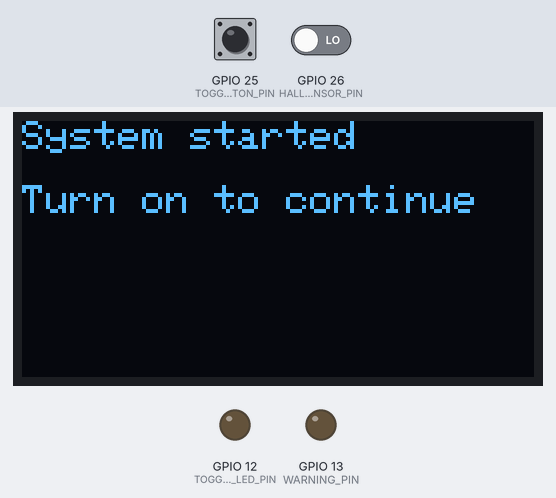
A sketch run on a simulated ESP32. Parts: 128×64 one-colour display, output pins drawn as LEDs (lit = HIGH). The test bench sets the inputs (shaded band); at power-on: GPIO 25 (TOGGLE_BUTTON_PIN) HIGH, GPIO 26 (HALL_SENSOR_PIN) LOW. WiFi joins after 1.5 s; servers stay silent unless stated; what the sketch prints to the serial monitor is not drawn.

Above: at 3.8 s.
3.9 s: GPIO 25 (TOGGLE_BUTTON_PIN) pulled LOW for 0.15 s
At 4.7 s:
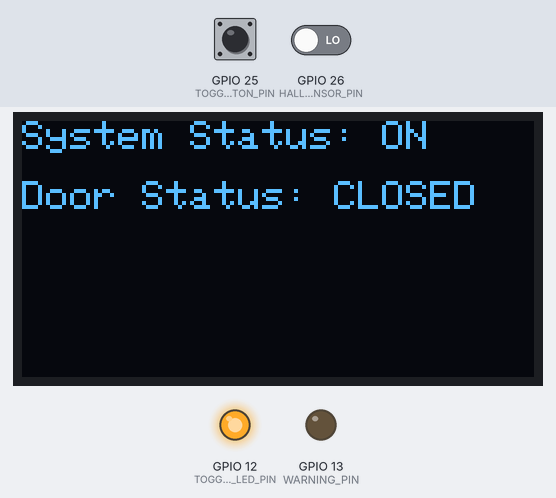
5.6 s: GPIO 26 (HALL_SENSOR_PIN) driven HIGH
At 5.9 s:
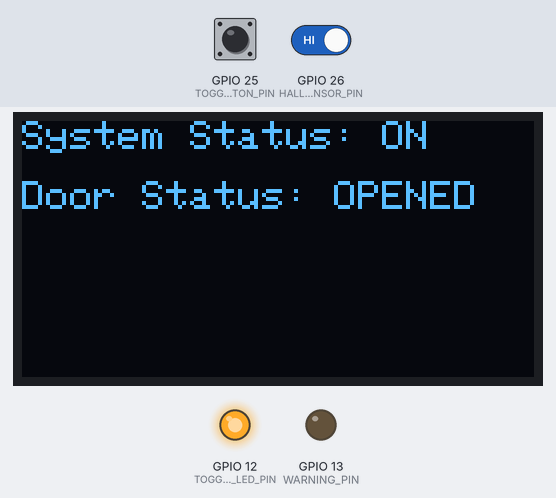
7.1 s: GPIO 25 (TOGGLE_BUTTON_PIN) pulled LOW for 1 s
At 7.9 s:
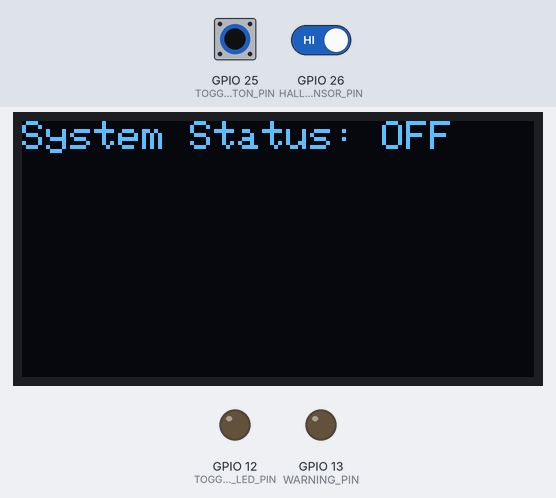
9.6 s: GPIO 25 (TOGGLE_BUTTON_PIN) pulled LOW for 3.2 s
At 9.68 s:
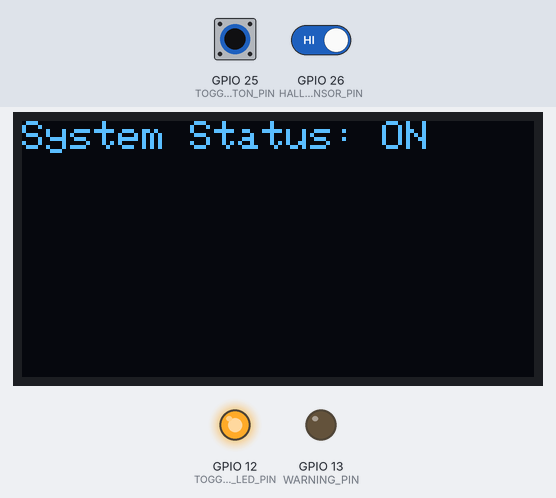
14.3 s: GPIO 26 (HALL_SENSOR_PIN) driven LOW
At 14.9 s:
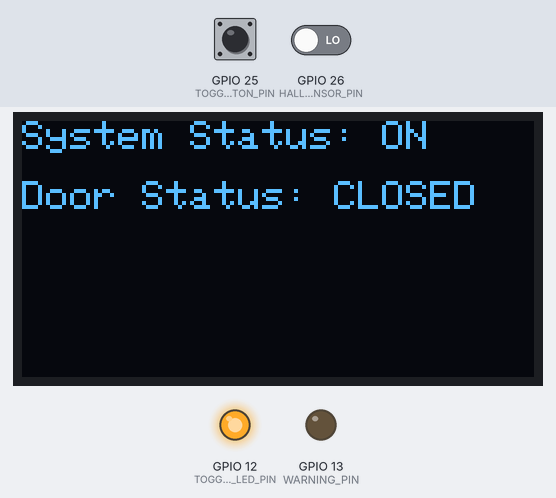
Timing chart, 0 to 16.8 s (numbered marks = the images above; inputs shaded):
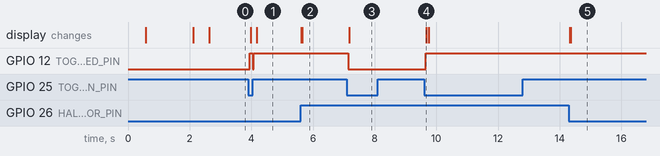

Measured:
- after the input at 3.9 s, GPIO 12 (TOGGLE_LED_PIN): LOW → HIGH after 0.05 s, → LOW 0.10 s later, → HIGH 0.03 s later; the display: first changes after 0.08 s (image 1 shows a later state)
- after the input at 5.6 s, the display: first changes at once (image 2 shows a later state)
- after the input at 7.1 s, GPIO 12 (TOGGLE_LED_PIN): HIGH → LOW after 0.05 s; the display: changes after 0.08 s (image 3)
- after the input at 9.6 s, GPIO 12 (TOGGLE_LED_PIN): LOW → HIGH after 0.05 s; the display: changes after 0.08 s (image 4)
- after the input at 14.3 s, the display: first changes at once (image 5 shows a later state)

The sketch:

m5_physics_project.ino
```cpp
#include <ezButton.h>
#include <Adafruit_SH110X.h>
#include <WiFi.h>
#include <TridentTD_LineNotify.h>


const uint8_t TOGGLE_LED_PIN = 12;
const uint8_t WARNING_PIN = 13;
const uint8_t HALL_SENSOR_PIN = 26;
const uint8_t TOGGLE_BUTTON_PIN = 25;

const uint8_t I2C_ADDRESS = 0x3c;
const uint16_t SCREEN_WIDTH = 128;
const uint16_t SCREEN_HEIGHT = 64;
const uint8_t OLED_RESET = -1;

const char* SSID = "";
const char* PASSWORD = "";
const char* LINE_TOKEN = "";


void displayText(String text, bool isCenter = false, unsigned int x = 0, unsigned int y = 0, bool isDark = false);


const uint8_t WARNING_DEFAULT = LOW;
const uint8_t HALL_SENSOR_DEFAULT = HIGH;
const bool isWarned_DEFAULT = false;
const bool isSensorChecked_DEFAULT = false;
const unsigned int triggerTime = 10;

bool ledState = LOW;
bool defaultValueSet = false;
bool currentSensorState = HALL_SENSOR_DEFAULT;
bool previousSensorState = !HALL_SENSOR_DEFAULT;
unsigned long startMillis = 0;
bool isWarned = isWarned_DEFAULT;
bool isSensorChecked = isSensorChecked_DEFAULT;


ezButton button(TOGGLE_BUTTON_PIN);
Adafruit_SH1106G display = Adafruit_SH1106G(SCREEN_WIDTH, SCREEN_HEIGHT, &Wire, OLED_RESET);


void setup() {
  Serial.begin(9600);
  Serial.println("Starting system...");

  display.begin(I2C_ADDRESS);
  display.clearDisplay();
  displayText("Starting system...");
  delay(500);

  pinMode(TOGGLE_LED_PIN, OUTPUT);
  pinMode(WARNING_PIN, OUTPUT);
  pinMode(HALL_SENSOR_PIN, INPUT);

  button.setDebounceTime(50);

  initWiFi();
  LINE.setToken(LINE_TOKEN);

  Serial.println("System started");
  display.clearDisplay();
  displayText("System started\n\nTurn on to continue");
}


void loop() {
  button.loop();

  if (button.isPressed()) {
    ledState = !ledState;
    digitalWrite(TOGGLE_LED_PIN, ledState);
    Serial.println("System Status: " + String((ledState ? "ON" : "OFF")));
    displayStatus();
  }

  if (ledState) {
    defaultValueSet = false;
    hallSensorHandler();
  } else if(!defaultValueSet) {
    defaultValueSet = true;

    digitalWrite(WARNING_PIN, WARNING_DEFAULT);
    currentSensorState = HALL_SENSOR_DEFAULT;
    previousSensorState = !HALL_SENSOR_DEFAULT;
    isWarned = isWarned_DEFAULT;
    isSensorChecked = isSensorChecked_DEFAULT;

    Serial.println("+ DEFAULT VALUE SET");
  }
}


void hallSensorHandler() {
  currentSensorState = digitalRead(HALL_SENSOR_PIN);

  if (currentSensorState != previousSensorState || !isSensorChecked) {
    if (currentSensorState) {
      Serial.println("- MAGNET NO LONGER DETECTED");
      displayStatus();
      startMillis = millis();
    } else {
      Serial.println("+ MAGNET DETECTED");
      displayStatus();
      digitalWrite(WARNING_PIN, LOW);
      isWarned = false;
    }

    if (!isSensorChecked) isSensorChecked = true;
    previousSensorState = currentSensorState;
  }

  if (!isWarned && currentSensorState && millis() - startMillis >= triggerTime * 1000) {
    Serial.println("- MAGNET NOT DETECTED LONGER THAN " + String(triggerTime) + " SECONDS");
    digitalWrite(WARNING_PIN, HIGH);
    LINE.notify("ปิดประตูด้วยจ้าาา😠😠");
    isWarned = true;
  }
}


void displayText(String text, bool isCenter, unsigned int x, unsigned int y, bool isDark) {
  if (isDark) display.setTextColor(SH110X_BLACK, SH110X_WHITE);
  else display.setTextColor(SH110X_WHITE);

  if (isCenter) display.setCursor((SCREEN_WIDTH - (text.length() * 6)) / 2, y);
  else display.setCursor(x, y);

  display.println(text);
  display.display();
}


void displayStatus() {
  display.clearDisplay();
  displayText("System Status: " + String((ledState ? "ON" : "OFF")));
  if (ledState) displayText("Door Status: " + String((currentSensorState ? "OPENED" : "CLOSED")), false, 0, 15);
}


void initWiFi() {
  Serial.print("Connecting WiFi...");
  display.clearDisplay();
  displayText("Connecting WiFi...");
  // WiFi.mode(WIFI_STA);
  WiFi.begin(SSID, PASSWORD);

  while (WiFi.status() != WL_CONNECTED) {
    Serial.print(".");
    delay(500);
  }
  Serial.print("\n");

  Serial.println("WiFi connected");
  display.clearDisplay();
  displayText("WiFi connected");
  delay(500);
}
```
